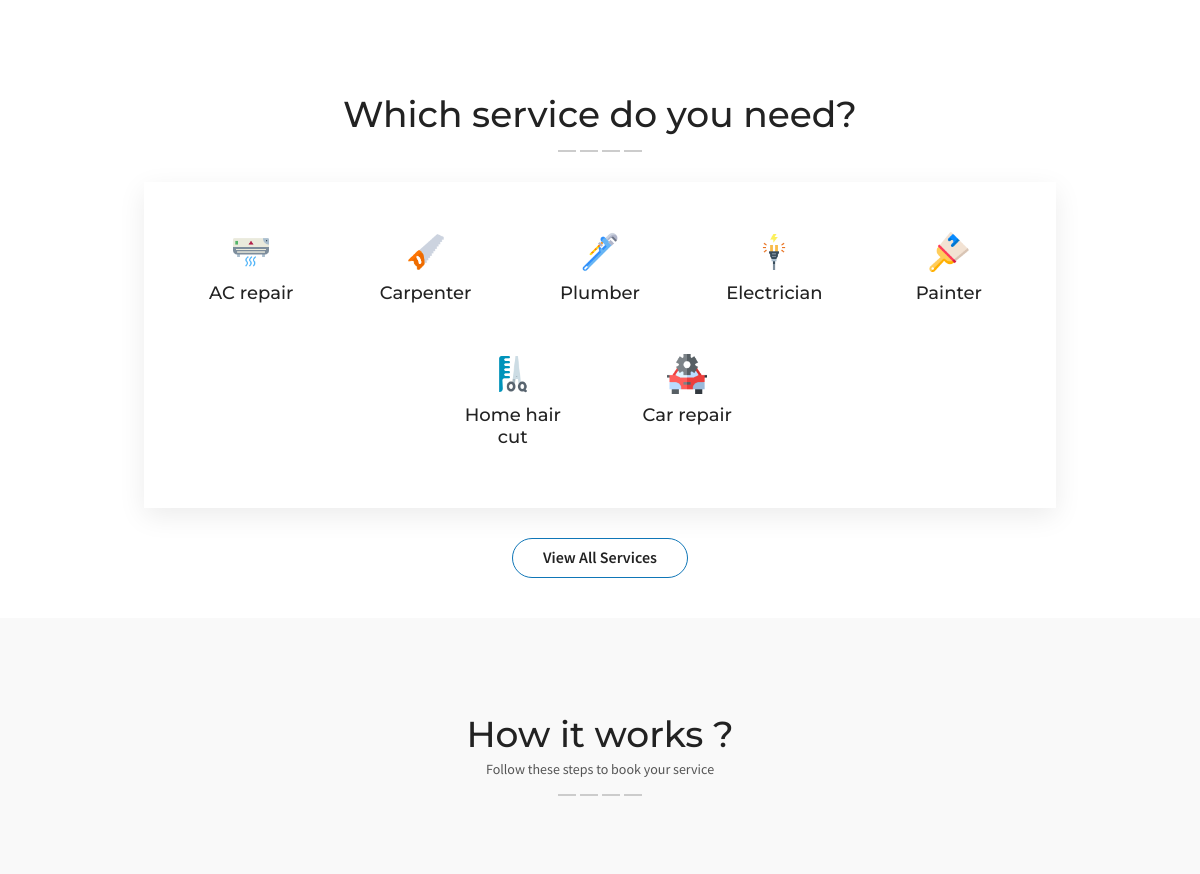
Before: / (middle part) with the older database file.
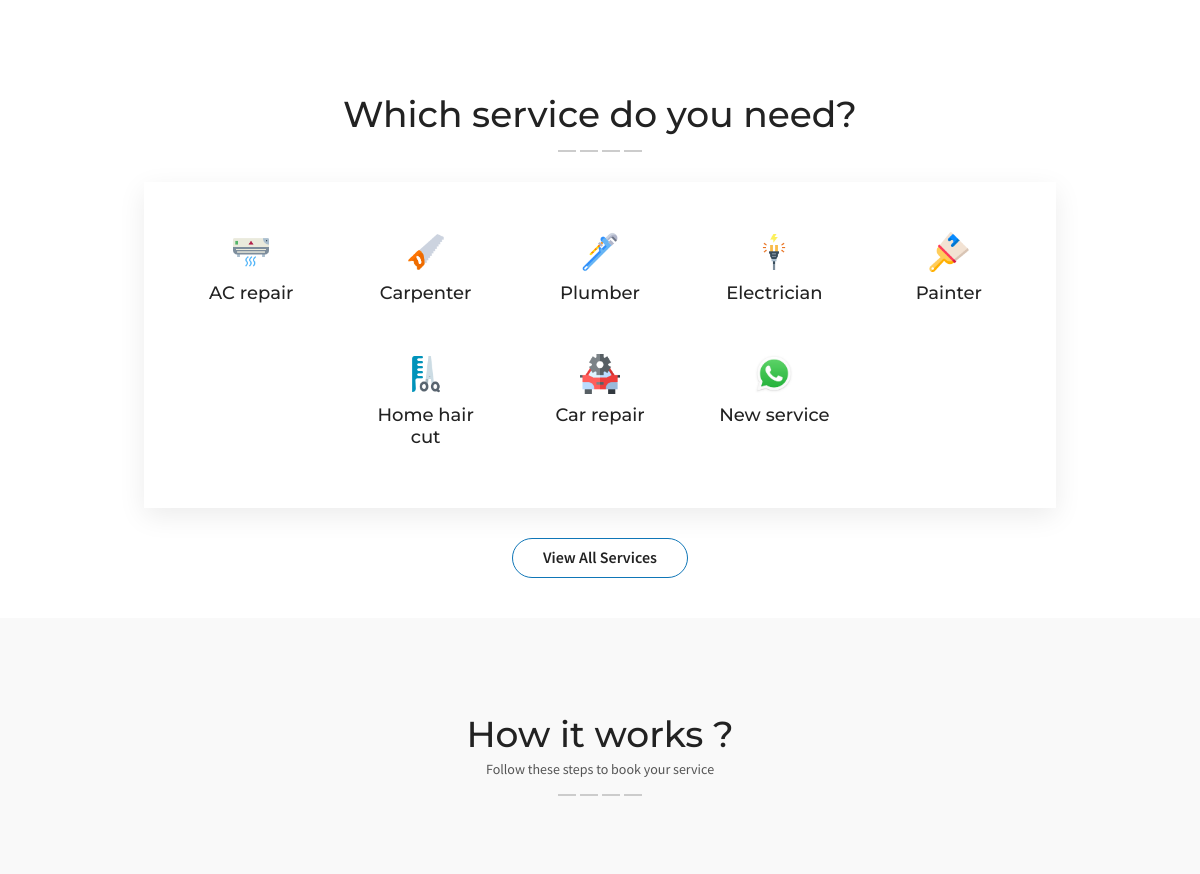
After: the same page with the newer database file.
### tables this page shows
CREATE TABLE `services` (
  `id` int(11) NOT NULL,
  `name` varchar(50) NOT NULL,
  `img_src` varchar(500) NOT NULL,
  `icon_src` varchar(200) NOT NULL,
  `min_charges` varchar(50) DEFAULT NULL,
  `min_charge_txt` varchar(300) NOT NULL,
  `descr` longtext NOT NULL,
  `can_be_postpaid` int(11) NOT NULL DEFAULT 1,
  `slug` varchar(50) NOT NULL,
  `is_active` int(11) NOT NULL DEFAULT 1
);

### application/controllers/Home.php (called while the page is built, shortened)
<?php
class Home extends MY_Controller {
	function __construct(){
		$this->load->model('GetModel','fetch');
	}
	public function index()
	{
		$locations=$this->fetch->getInfo('locations');
		$services_nav=$this->fetch->getInfo('services',5);
		$web=$this->fetch->getWebProfile('webprofile');
		$sliders=$this->fetch->getInfo('hero_slider');
		if(isset($this->session->loc_id)){
			$svc_ids=$this->fetch->getServicesInLoc('services_locations',['location_id'=>$this->session->loc_id]);
			foreach($svc_ids as $id){
				$svc_id[]=$id['service_id'];
			}
			$services=$this->fetch->getServicesWhereIn($svc_id);
		}else{
			$services=$this->fetch->getInfoConds('services',['is_active'=>1]);
		}
		$feedbacks=$this->fetch->getInfoByOrder('feedbacks');
		$this->load->view('header',['title'=>'Home',
								'web'=>$web,
								'locations'=>$locations,
								'services_nav'=>$services_nav,
								'sliders'=>$sliders,
								'services'=>$services,
								'feedbacks'=>$feedbacks
							]
					);
		$this->load->view('index');
		$this->load->view('footer');
		$this->load->view('custom_scripts');
	}
}

### index.php (called while the page is built, shortened)
<?php
require_once BASEPATH.'core/CodeIgniter.php';

### application/models/GetModel.php (called while the page is built, shortened)
<?php
class GetModel extends CI_Model{
     public function getInfoConds($table,$conds)
     {
         $this->db->where($conds);
         return $this->db->get($table)->result();
     }
}
?>

### application/views/index.php (the view, shortened to what this page needs)
<div id="appointment" class="appointment--section pd--100-0-40">
    <div class="container">
        <div class="section--title mb--3">
            <h2 class="h2">Which service do you need?</h2>
        </div>
        <div class="services">
            <?php foreach($services as $service){ if($service->is_active==1){?>
                <a href="<?=base_url('service/').$service->id.'/'.$service->slug?>" class="service">
                    <img src="<?=base_url()?>assets/images/services-img/<?=$service->icon_src?>" alt="<?=$service->name?>" class="sv-img">
                    <h4><?=$service->name?></h4>
                </a>
            <?php } } ?>
        </div>
        <div class="section--footer text-center">
            <a href="<?=base_url('services')?>" class="btn btn-default">View All Services</a>
        </div>
    </div>
</div>
<div class="services--section pd--100-0 bg--color-lightgray">
    <div class="container">
        <div class="section--title">
            <h2 class="h2">How it works ?</h2>
            <p>Follow these steps to book your service</p>
        </div>
    </div>
</div>

Changed rows visible on the page:
added services: icon_src (picture), name "New service"
